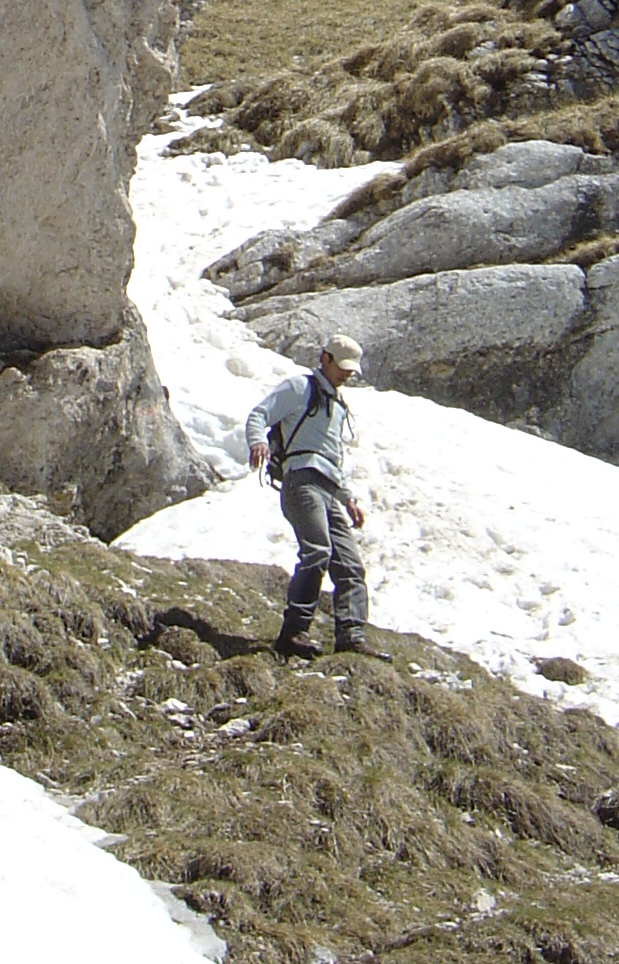
#> input picture INRIAPerson/Train/pos/crop001015.png, 619 x 964 px; its folder holds 4 pictures in this run
$ python Hog.py
#> lines starting #> are read from the running program, lines starting #| are printed output that depends on the picture
import cv2
import numpy as np
import os
import sklearn
import pickle
from sklearn.svm import SVC
from sklearn.metrics import zero_one_loss


'''
Loading, resizing and saving images from INRIAPerson dataset as train and test sets
'''
def GetDataForTraining(folder):
#> called with folder = './INRIAPerson'
    X_test = []
    X_train = []
    y_train = []
    hog = cv2.HOGDescriptor()
    pos_folder = os.path.join(folder, "Train/pos")
    for filename in os.listdir(pos_folder):
        img = cv2.imread(os.path.join(pos_folder, filename))
#> img is the input picture: shape (964, 619, 3); mean B, G, R 137.2, 148.6, 153.3
        if img is not None:
            img = cv2.resize(img, (64, 128), interpolation = cv2.INTER_AREA)
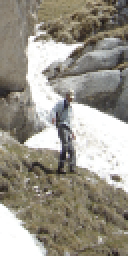
#> img: shape (128, 64, 3) (shown 2 times larger); mean B, G, R 137.2, 148.6, 153.3
            # Transpose to have rows of images and columns of features
            X_train.extend(hog.compute(img).transpose())
            y_train.append(1)
            img = cv2.flip(img, 1)
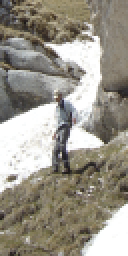
#> img: shape (128, 64, 3) (shown 2 times larger); mean B, G, R 137.2, 148.6, 153.3
            X_train.extend(hog.compute(img).transpose())
            y_train.append(1)
#> pass 2 of the loop in GetDataForTraining, `for filename in os.listdir(pos_folder):`:
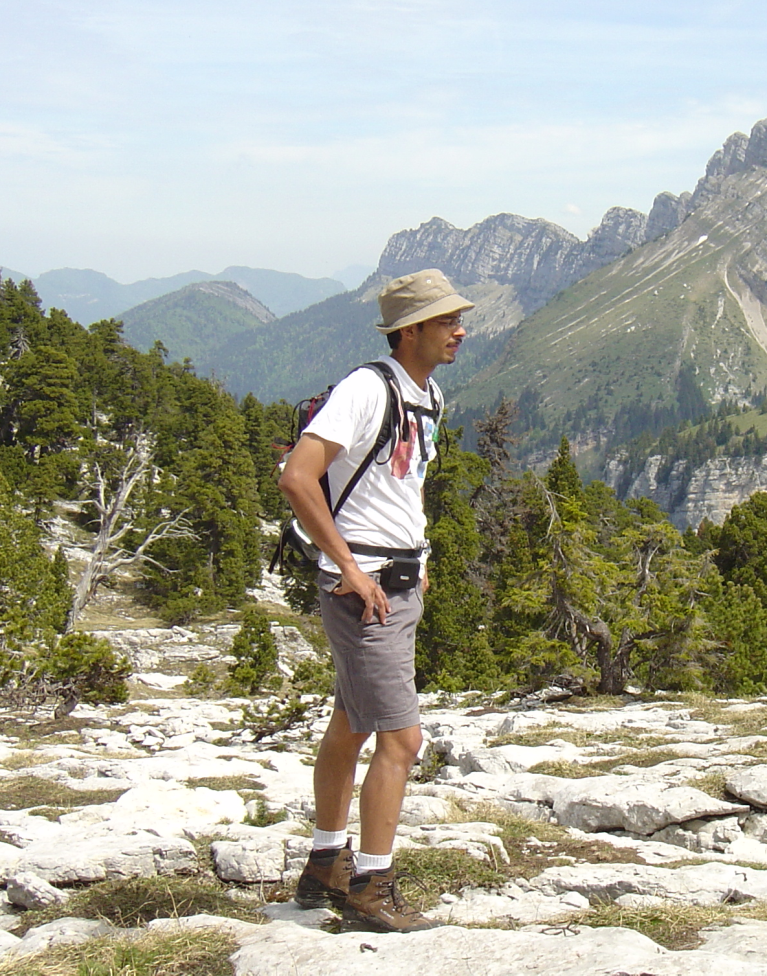
#> input picture INRIAPerson/Train/pos/crop001020.png, 767 x 976 px
#> in GetDataForTraining, img is the input picture: shape (976, 767, 3); mean B, G, R 153.9, 167.3, 167
#> in GetDataForTraining, `img = cv2.resize(img, (64, 128), interpolation = cv2.INTER_AREA)`:
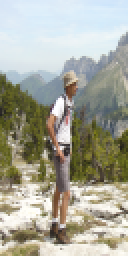
#> img: shape (128, 64, 3) (shown 2 times larger); mean B, G, R 153.9, 167.3, 167
#> in GetDataForTraining, `img = cv2.flip(img, 1)`:
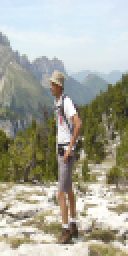
#> img: shape (128, 64, 3) (shown 2 times larger); mean B, G, R 153.9, 167.3, 167
#> pass 3 of the loop in GetDataForTraining, `for filename in os.listdir(pos_folder):`:
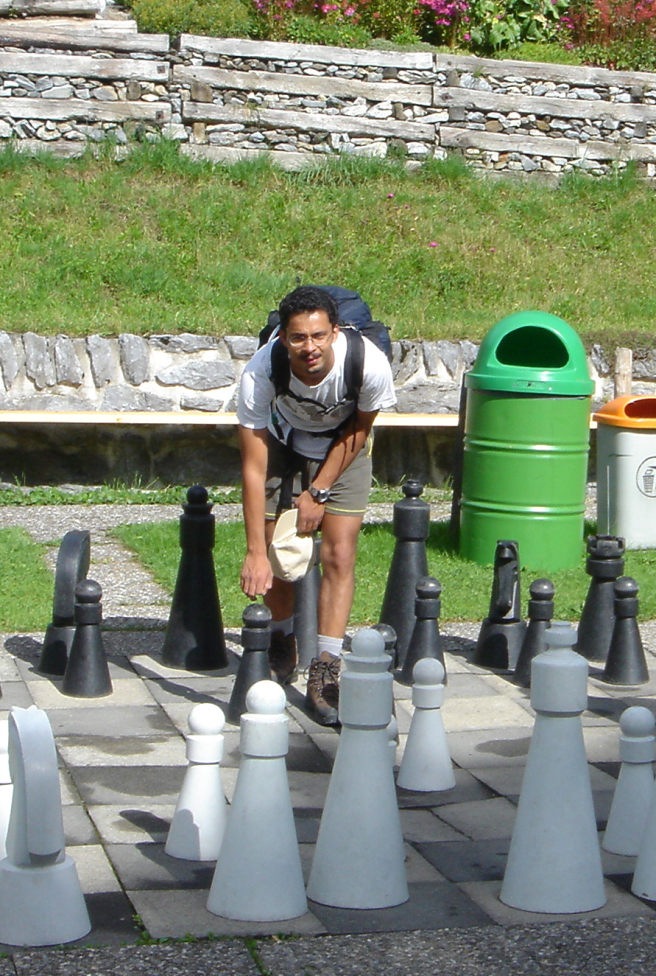
#> input picture INRIAPerson/Train/pos/crop001036.png, 656 x 976 px
#> in GetDataForTraining, img is the input picture: shape (976, 656, 3); mean B, G, R 115.6, 138.1, 128.2
#> in GetDataForTraining, `img = cv2.resize(img, (64, 128), interpolation = cv2.INTER_AREA)`:
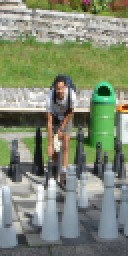
#> img: shape (128, 64, 3) (shown 2 times larger); mean B, G, R 115.6, 138.1, 128.2
#> in GetDataForTraining, `img = cv2.flip(img, 1)`:
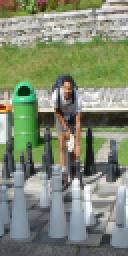
#> img: shape (128, 64, 3) (shown 2 times larger); mean B, G, R 115.6, 138.1, 128.2
#> the loop made 4 passes; the first 3 are shown

    neg_folder = os.path.join(folder, "Train/neg")
#> (the run stopped early here; a loop or call above may not have finished)
